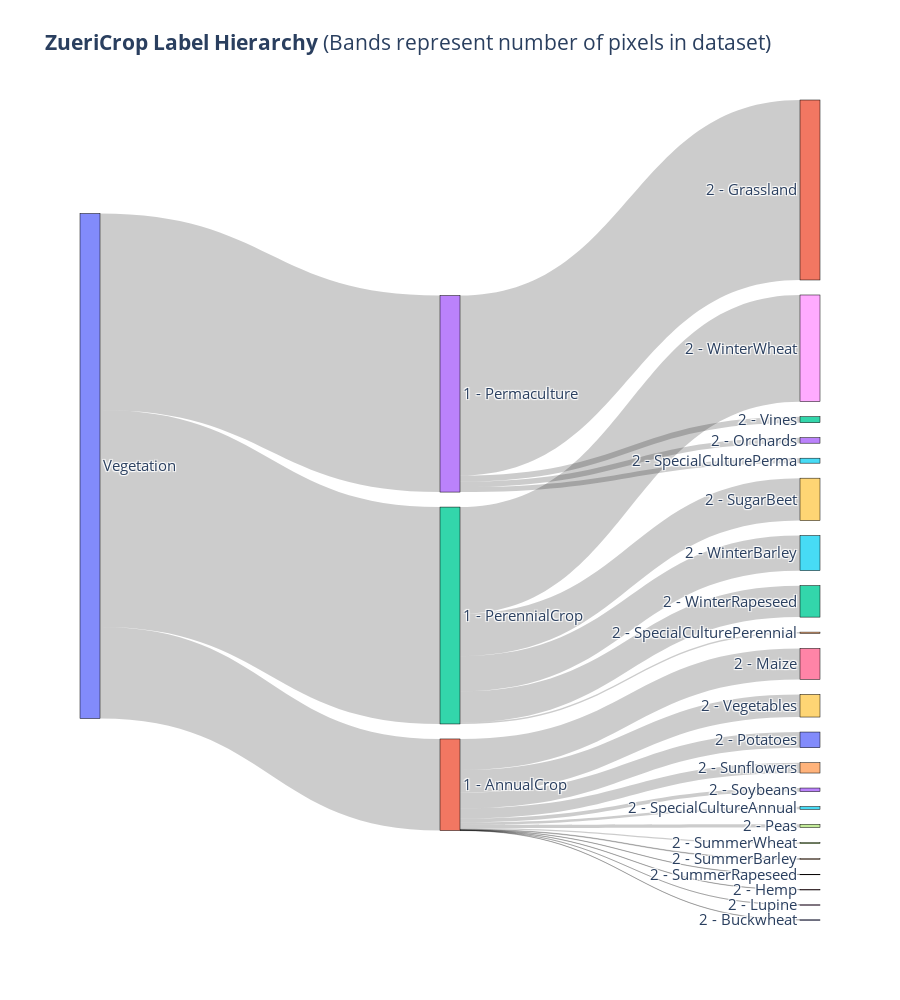

The code cell stored with this chart in its notebook:
### Code cell
# Prepare data for Sankey diagram
node_labels = ["Vegetation"]

# Create labels for tier 1 nodes
tier1_labels = [f"1 - {dataset_info['tier1'][i]}" for i in sorted(list(pixels_by_tier_category['tier1'].keys())) if i != 0]
node_labels.extend(tier1_labels)

# Create labels for tier 2 nodes
tier2_labels = [f"2 - {dataset_info['tier2'][i]}" for i in sorted(list(pixels_by_tier_category['tier2'].keys())) if i != 0]
node_labels.extend(tier2_labels)

# Create source and target lists based on the provided relationships
sources = []
targets = []
values = []

# Tier1 to Vegetation links
for i, t1_index in enumerate(tier1_labels):

    sources.append(0)  # Index of Vegetation node
    targets.append(i+1)  # Adjust index for tier 1 node
    values.append(pixels_by_tier_category['tier1'][i+1])

# Tier2 to Tier1 links
for i, t1_index in enumerate(tier2_to_tier1):
    if i == 0:
        continue
    targets.append(len(tier1_labels) + i)  # Adjust index for tier 2 node
    sources.append(t1_index)  # Adjust index for tier 1 node
    values.append(pixels_by_tier_category['tier2'][i])

# Create the Sankey diagram using Plotly
fig = go.Figure(data=[go.Sankey(
    node=dict(
        pad=15,
        thickness=20,
        line=dict(color="black", width=0.5),
        label=node_labels,
    ),
    link=dict(
        source=sources,
        target=targets,
        value=values
    ),
    arrangement='snap'
)])

fig.update_layout(title_text="<b>ZueriCrop Label Hierarchy</b> (Bands represent number of pixels in dataset)", font_size=15, height=1000)

fig.write_image("../assets/ZueriCrop_2.0_Tiers_Sankey.pdf", width=1200, height=1600)

fig.show()

### Figure 1 — Plotly figure (JSON) as saved in the notebook; plotly's stock layout.template omitted (floating-point values rounded to 4 significant figures)
{"data": [{"arrangement": "snap", "link": {"source": [0, 0, 0, 1, 2, 1, 1, 2, 2, 1, 1, 2, 1, 1, 1, 1, 1, 1, 1, 1, 3, 3, 3, 2, 3], "target": [1, 2, 3, 4, 5, 6, 7, 8, 9, 10, 11, 12, 13, 14, 15, 16, 17, 18, 19, 20, 21, 22, 23, 24, 25], "value": [773555, 1831517, 1659286, 4810, 296026, 261712, 10375, 900795, 358077, 132455, 1756, 265802, 30330, 87017, 22973, 2083, 26632, 320, 191321, 1771, 1519853, 50973, 46415, 10817, 42045]}, "node": {"label": ["Vegetation", "1 - AnnualCrop", "1 - PerennialCrop", "1 - Permaculture", "2 - SummerBarley", "2 - WinterBarley", "2 - Maize", "2 - SummerWheat", "2 - WinterWheat", "2 - SugarBeet", "2 - Potatoes", "2 - SummerRapeseed", "2 - WinterRapeseed", "2 - Soybeans", "2 - Sunflowers", "2 - SpecialCultureAnnual", "2 - Hemp", "2 - Peas", "2 - Lupine", "2 - Vegetables", "2 - Buckwheat", "2 - Grassland", "2 - Vines", "2 - Orchards", "2 - SpecialCulturePerennial", "2 - SpecialCulturePerma"], "line": {"color": "black", "width": 0.5}, "pad": 15, "thickness": 20}, "type": "sankey"}], "layout": {"font": {"size": 15}, "height": 1000, "title": {"text": "<b>ZueriCrop Label Hierarchy</b> (Bands represent number of pixels in dataset)"}}}
